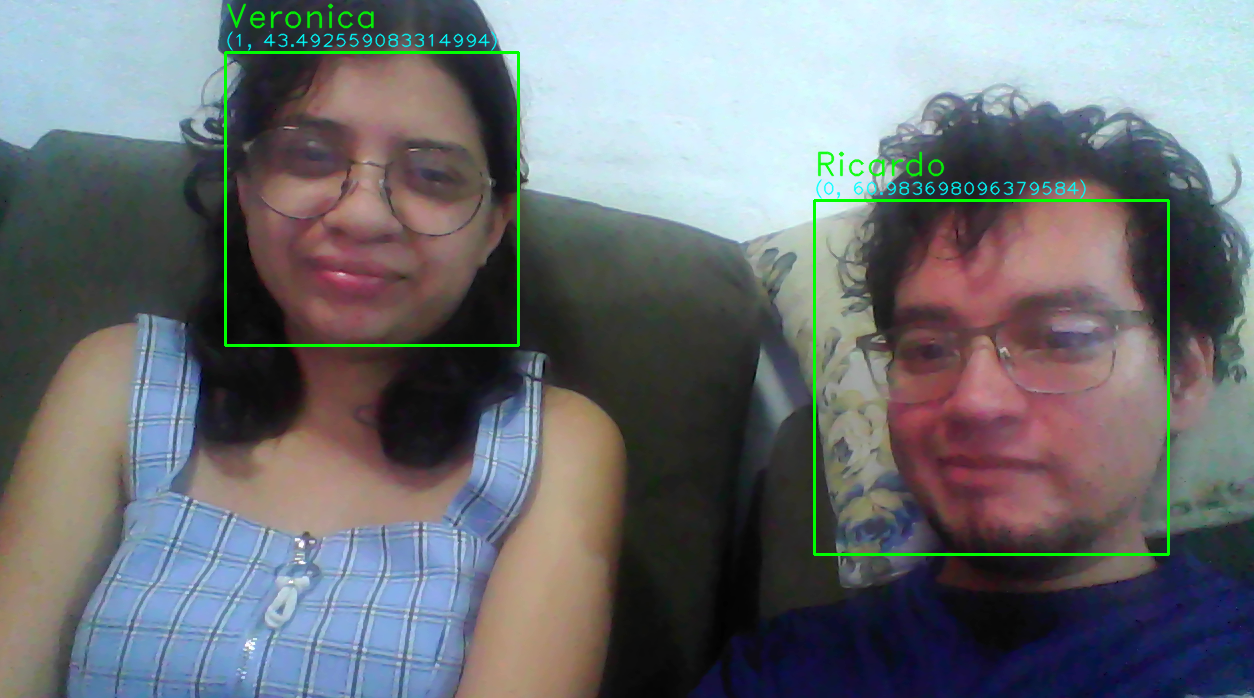
#> input picture OpenCV/captura.png, 1254 x 698 px, given in place of the camera
$ python 1-GenerarSET.py
#> lines starting #> are read from the running program, lines starting #| are printed output that depends on the picture
import cv2
import os
import imutils
import shutil
import sys

dataPath = os.path.abspath(os.getcwd()) + '/Data'
personPath = dataPath + '/Set' #Set de fotos que guardaremos

#si tenemos residuos del Set anterior lo eliminamos
if os.path.exists(personPath):
    shutil.rmtree(personPath)
os.makedirs(personPath)

cap = cv2.VideoCapture(0) #Capturamos Fotos desde Camara

# [7 lines of commented-out code are left out]
if not os.path.exists(os.path.abspath(os.getcwd()) + '/haarcascade_frontalface_default.xml'):
    print('No se logro encontrar haarcascade_frontalface_default.xml')
    sys.exit()
faceClassif = cv2.CascadeClassifier(os.path.abspath(os.getcwd()) + '/haarcascade_frontalface_default.xml')

count = 0 # contador que usaremos hasta 300 fotos

while True:
    ret, frame = cap.read() #Leemos captura
#> frame is the input picture: shape (698, 1254, 3); mean B, G, R 116.1, 112.3, 108.1
    if ret == False: break
    frame =  imutils.resize(frame, width=640) #Redimensionamos
#> frame: shape (356, 640, 3)
    gray = cv2.cvtColor(frame, cv2.COLOR_BGR2GRAY) #Lo cambiamos a escala de grises
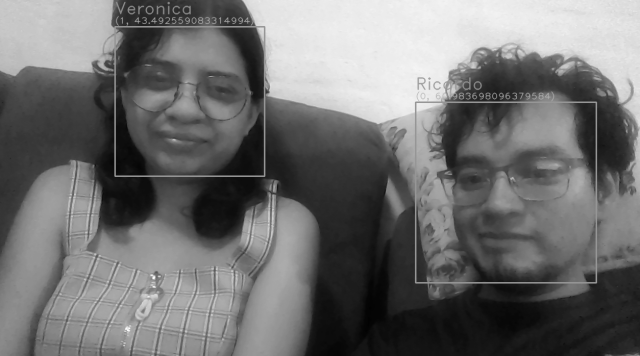
#> gray: shape (356, 640); min 2, max 251, mean 111.5
    auxFrame = frame.copy() #Copiamos el fotograma
    faces = faceClassif.detectMultiScale(gray,1.3,5) # En base a la escala de grises detectamos caras
#> faces = [[113, 26, 151, 151], [418, 112, 166, 166]]
    #Por cada cara detectada en fotograma ejecutamos:
    for (x,y,w,h) in faces:
        cv2.rectangle(frame, (x,y),(x+w,y+h),(0,255,0),2) #recortamos los rostros
        rostro = auxFrame[y:y+h,x:x+w]
        rostro = cv2.resize(rostro,(150,150),interpolation=cv2.INTER_CUBIC) #redimensionamos
        cv2.imwrite(personPath + '/rotro_{}.jpg'.format(count),rostro) #guardamos la foto
        count = count + 1
#> this loop made 2 passes
#> (x, y, w, h, count) on passes 1 to 2: (113, 26, 151, 151, 1), (418, 112, 166, 166, 2)
#> pass 1, `rostro = auxFrame[y:y+h,x:x+w]`:
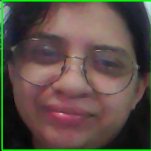
#> rostro: shape (151, 151, 3); mean B, G, R 69.5, 78, 91
#> pass 2, `rostro = auxFrame[y:y+h,x:x+w]`:
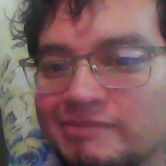
#> rostro: shape (166, 166, 3); mean B, G, R 96.1, 95.1, 125.9
#> after the loop:
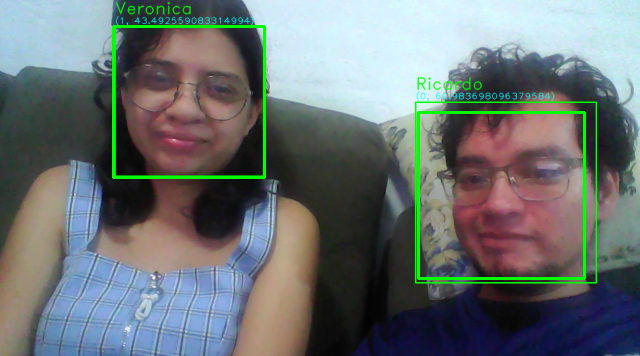
#> frame: shape (356, 640, 3); mean B, G, R 115, 114.7, 106.9
#> after the loop, count = 2
    #mostramos fotograma con modificaciones
    cv2.imshow('frame',frame)
    k =  cv2.waitKey(1)
#> (key Esc is pressed here)
    #Hasta que tengamos 300 fotos o se presion la tecla ESC
    if k == 27 or count >= 300:
        break

#Finalizamos todo
cap.release()
cv2.destroyAllWindows()

#Renombramos la carpeta del Set al Identificador dado
#> (the run stopped early here; a loop or call above may not have finished)
